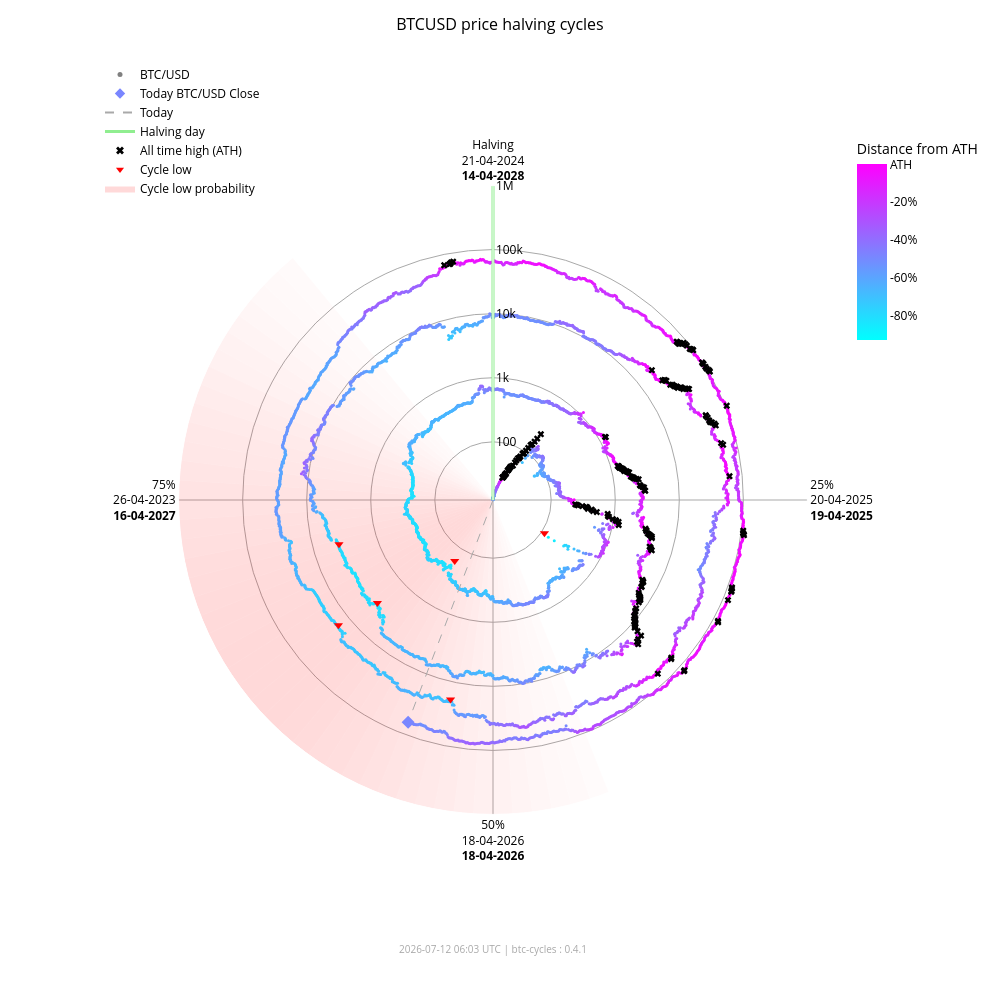

Write notebook code for a chart like this one.
### Markdown cell above
### Interactive chart (plotly)

### Code cell
fig_interactive = btc.plot(
    kind="interactive",
    from_date="2012-11-28",
)
# plotly config for interactivity
config = {"scrollZoom": True, "displayModeBar": True}
# display in notebook
fig_interactive.show(config=config)

### Figure 1 — Plotly figure (JSON) as saved in the notebook; plotly's stock layout.template omitted (floating-point values rounded to 4 significant figures; data arrays with more than 128 entries replaced by an {"elided": "..."} marker saying what was removed)
{"data": [{"fill": "toself", "fillcolor": "rgba(255,0,0,0.017168280509461755)", "hoverinfo": "skip", "line": {"width": 0}, "mode": "lines", "r": [12.35, 1000000, 1000000, 12.35, 12.35], "showlegend": false, "theta": [158.4, 158.4, 162.0, 162.0, 158.4], "type": "scatterpolar"}, {"fill": "toself", "fillcolor": "rgba(255,0,0,0.022114794501891175)", "hoverinfo": "skip", "line": {"width": 0}, "mode": "lines", "r": [12.35, 1000000, 1000000, 12.35, 12.35], "showlegend": false, "theta": [162.0, 162.0, 165.6, 165.6, 162.0], "type": "scatterpolar"}, {"fill": "toself", "fillcolor": "rgba(255,0,0,0.02790404259511669)", "hoverinfo": "skip", "line": {"width": 0}, "mode": "lines", "r": [12.35, 1000000, 1000000, 12.35, 12.35], "showlegend": false, "theta": [165.6, 165.6, 169.2, 169.2, 165.6], "type": "scatterpolar"}, {"fill": "toself", "fillcolor": "rgba(255,0,0,0.034518294852420334)", "hoverinfo": "skip", "line": {"width": 0}, "mode": "lines", "r": [12.35, 1000000, 1000000, 12.35, 12.35], "showlegend": false, "theta": [169.2, 169.2, 172.8, 172.8, 169.2], "type": "scatterpolar"}, {"fill": "toself", "fillcolor": "rgba(255,0,0,0.041901979682821514)", "hoverinfo": "skip", "line": {"width": 0}, "mode": "lines", "r": [12.35, 1000000, 1000000, 12.35, 12.35], "showlegend": false, "theta": [172.8, 172.8, 176.4, 176.4, 172.8], "type": "scatterpolar"}, {"fill": "toself", "fillcolor": "rgba(255,0,0,0.04996405861294358)", "hoverinfo": "skip", "line": {"width": 0}, "mode": "lines", "r": [12.35, 1000000, 1000000, 12.35, 12.35], "showlegend": false, "theta": [176.4, 176.4, 180.0, 180.0, 176.4], "type": "scatterpolar"}, {"fill": "toself", "fillcolor": "rgba(255,0,0,0.05858349692240514)", "hoverinfo": "skip", "line": {"width": 0}, "mode": "lines", "r": [12.35, 1000000, 1000000, 12.35, 12.35], "showlegend": false, "theta": [180.0, 180.0, 183.6, 183.6, 180.0], "type": "scatterpolar"}, {"fill": "toself", "fillcolor": "rgba(255,0,0,0.06761662035375064)", "hoverinfo": "skip", "line": {"width": 0}, "mode": "lines", "r": [12.35, 1000000, 1000000, 12.35, 12.35], "showlegend": false, "theta": [183.6, 183.6, 187.2, 187.2, 183.6], "type": "scatterpolar"}, {"fill": "toself", "fillcolor": "rgba(255,0,0,0.07690481219944661)", "hoverinfo": "skip", "line": {"width": 0}, "mode": "lines", "r": [12.35, 1000000, 1000000, 12.35, 12.35], "showlegend": false, "theta": [187.2, 187.2, 190.8, 190.8, 187.2], "type": "scatterpolar"}, {"fill": "toself", "fillcolor": "rgba(255,0,0,0.08628112000611096)", "hoverinfo": "skip", "line": {"width": 0}, "mode": "lines", "r": [12.35, 1000000, 1000000, 12.35, 12.35], "showlegend": false, "theta": [190.8, 190.8, 194.4, 194.4, 190.8], "type": "scatterpolar"}, {"fill": "toself", "fillcolor": "rgba(255,0,0,0.09557490841018089)", "hoverinfo": "skip", "line": {"width": 0}, "mode": "lines", "r": [12.35, 1000000, 1000000, 12.35, 12.35], "showlegend": false, "theta": [194.4, 194.4, 198.0, 198.0, 194.4], "type": "scatterpolar"}, {"fill": "toself", "fillcolor": "rgba(255,0,0,0.10461455782963762)", "hoverinfo": "skip", "line": {"width": 0}, "mode": "lines", "r": [12.35, 1000000, 1000000, 12.35, 12.35], "showlegend": false, "theta": [198.0, 198.0, 201.6, 201.6, 198.0], "type": "scatterpolar"}, {"fill": "toself", "fillcolor": "rgba(255,0,0,0.11322908719652829)", "hoverinfo": "skip", "line": {"width": 0}, "mode": "lines", "r": [12.35, 1000000, 1000000, 12.35, 12.35], "showlegend": false, "theta": [201.6, 201.6, 205.2, 205.2, 201.6], "type": "scatterpolar"}, {"fill": "toself", "fillcolor": "rgba(255,0,0,0.12125015337052986)", "hoverinfo": "skip", "line": {"width": 0}, "mode": "lines", "r": [12.35, 1000000, 1000000, 12.35, 12.35], "showlegend": false, "theta": [205.2, 205.2, 208.8, 208.8, 205.2], "type": "scatterpolar"}, {"fill": "toself", "fillcolor": "rgba(255,0,0,0.12851590515331976)", "hoverinfo": "skip", "line": {"width": 0}, "mode": "lines", "r": [12.35, 1000000, 1000000, 12.35, 12.35], "showlegend": false, "theta": [208.8, 208.8, 212.4, 212.4, 208.8], "type": "scatterpolar"}, {"fill": "toself", "fillcolor": "rgba(255,0,0,0.13487757461161184)", "hoverinfo": "skip", "line": {"width": 0}, "mode": "lines", "r": [12.35, 1000000, 1000000, 12.35, 12.35], "showlegend": false, "theta": [212.4, 212.4, 216.0, 216.0, 212.4], "type": "scatterpolar"}, {"fill": "toself", "fillcolor": "rgba(255,0,0,0.14020862181849592)", "hoverinfo": "skip", "line": {"width": 0}, "mode": "lines", "r": [12.35, 1000000, 1000000, 12.35, 12.35], "showlegend": false, "theta": [216.0, 216.0, 219.6, 219.6, 216.0], "type": "scatterpolar"}, {"fill": "toself", "fillcolor": "rgba(255,0,0,0.14441504950654527)", "hoverinfo": "skip", "line": {"width": 0}, "mode": "lines", "r": [12.35, 1000000, 1000000, 12.35, 12.35], "showlegend": false, "theta": [219.6, 219.6, 223.2, 223.2, 219.6], "type": "scatterpolar"}, {"fill": "toself", "fillcolor": "rgba(255,0,0,0.14744459351271713)", "hoverinfo": "skip", "line": {"width": 0}, "mode": "lines", "r": [12.35, 1000000, 1000000, 12.35, 12.35], "showlegend": false, "theta": [223.2, 223.2, 226.8, 226.8, 223.2], "type": "scatterpolar"}, {"fill": "toself", "fillcolor": "rgba(255,0,0,0.14929223192296423)", "hoverinfo": "skip", "line": {"width": 0}, "mode": "lines", "r": [12.35, 1000000, 1000000, 12.35, 12.35], "showlegend": false, "theta": [226.8, 226.8, 230.4, 230.4, 226.8], "type": "scatterpolar"}, {"fill": "toself", "fillcolor": "rgba(255,0,0,0.15)", "hoverinfo": "skip", "line": {"width": 0}, "mode": "lines", "r": [12.35, 1000000, 1000000, 12.35, 12.35], "showlegend": false, "theta": [230.4, 230.4, 234.0, 234.0, 230.4], "type": "scatterpolar"}, {"fill": "toself", "fillcolor": "rgba(255,0,0,0.14965033825231114)", "hoverinfo": "skip", "line": {"width": 0}, "mode": "lines", "r": [12.35, 1000000, 1000000, 12.35, 12.35], "showlegend": false, "theta": [234.0, 234.0, 237.6, 237.6, 234.0], "type": "scatterpolar"}, {"fill": "toself", "fillcolor": "rgba(255,0,0,0.14835378057909807)", "hoverinfo": "skip", "line": {"width": 0}, "mode": "lines", "r": [12.35, 1000000, 1000000, 12.35, 12.35], "showlegend": false, "theta": [237.6, 237.6, 241.2, 241.2, 237.6], "type": "scatterpolar"}, {"fill": "toself", "fillcolor": "rgba(255,0,0,0.14623322283554635)", "hoverinfo": "skip", "line": {"width": 0}, "mode": "lines", "r": [12.35, 1000000, 1000000, 12.35, 12.35], "showlegend": false, "theta": [241.2, 241.2, 244.8, 244.8, 241.2], "type": "scatterpolar"}, {"fill": "toself", "fillcolor": "rgba(255,0,0,0.1434078538226231)", "hoverinfo": "skip", "line": {"width": 0}, "mode": "lines", "r": [12.35, 1000000, 1000000, 12.35, 12.35], "showlegend": false, "theta": [244.8, 244.8, 248.4, 248.4, 244.8], "type": "scatterpolar"}, {"fill": "toself", "fillcolor": "rgba(255,0,0,0.13997983179373427)", "hoverinfo": "skip", "line": {"width": 0}, "mode": "lines", "r": [12.35, 1000000, 1000000, 12.35, 12.35], "showlegend": false, "theta": [248.4, 248.4, 252.0, 252.0, 248.4], "type": "scatterpolar"}, {"fill": "toself", "fillcolor": "rgba(255,0,0,0.13602598258454268)", "hoverinfo": "skip", "line": {"width": 0}, "mode": "lines", "r": [12.35, 1000000, 1000000, 12.35, 12.35], "showlegend": false, "theta": [252.0, 252.0, 255.6, 255.6, 252.0], "type": "scatterpolar"}, {"fill": "toself", "fillcolor": "rgba(255,0,0,0.13159547355344953)", "hoverinfo": "skip", "line": {"width": 0}, "mode": "lines", "r": [12.35, 1000000, 1000000, 12.35, 12.35], "showlegend": false, "theta": [255.6, 255.6, 259.2, 259.2, 255.6], "type": "scatterpolar"}, {"fill": "toself", "fillcolor": "rgba(255,0,0,0.12671301775492697)", "hoverinfo": "skip", "line": {"width": 0}, "mode": "lines", "r": [12.35, 1000000, 1000000, 12.35, 12.35], "showlegend": false, "theta": [259.2, 259.2, 262.8, 262.8, 259.2], "type": "scatterpolar"}, {"fill": "toself", "fillcolor": "rgba(255,0,0,0.12138610149219965)", "hoverinfo": "skip", "line": {"width": 0}, "mode": "lines", "r": [12.35, 1000000, 1000000, 12.35, 12.35], "showlegend": false, "theta": [262.8, 262.8, 266.4, 266.4, 262.8], "type": "scatterpolar"}, {"fill": "toself", "fillcolor": "rgba(255,0,0,0.1156142551644921)", "hoverinfo": "skip", "line": {"width": 0}, "mode": "lines", "r": [12.35, 1000000, 1000000, 12.35, 12.35], "showlegend": false, "theta": [266.4, 266.4, 270.0, 270.0, 266.4], "type": "scatterpolar"}, {"fill": "toself", "fillcolor": "rgba(255,0,0,0.10939851441251548)", "hoverinfo": "skip", "line": {"width": 0}, "mode": "lines", "r": [12.35, 1000000, 1000000, 12.35, 12.35], "showlegend": false, "theta": [270.0, 270.0, 273.6, 273.6, 270.0], "type": "scatterpolar"}, {"fill": "toself", "fillcolor": "rgba(255,0,0,0.10274974912946185)", "hoverinfo": "skip", "line": {"width": 0}, "mode": "lines", "r": [12.35, 1000000, 1000000, 12.35, 12.35], "showlegend": false, "theta": [273.6, 273.6, 277.2, 277.2, 273.6], "type": "scatterpolar"}, {"fill": "toself", "fillcolor": "rgba(255,0,0,0.09569517349791425)", "hoverinfo": "skip", "line": {"width": 0}, "mode": "lines", "r": [12.35, 1000000, 1000000, 12.35, 12.35], "showlegend": false, "theta": [277.2, 277.2, 280.8, 280.8, 277.2], "type": "scatterpolar"}, {"fill": "toself", "fillcolor": "rgba(255,0,0,0.08828282625646727)", "hoverinfo": "skip", "line": {"width": 0}, "mode": "lines", "r": [12.35, 1000000, 1000000, 12.35, 12.35], "showlegend": false, "theta": [280.8, 280.8, 284.4, 284.4, 280.8], "type": "scatterpolar"}, {"fill": "toself", "fillcolor": "rgba(255,0,0,0.08058400018765345)", "hoverinfo": "skip", "line": {"width": 0}, "mode": "lines", "r": [12.35, 1000000, 1000000, 12.35, 12.35], "showlegend": false, "theta": [284.4, 284.4, 288.0, 288.0, 284.4], "type": "scatterpolar"}, {"fill": "toself", "fillcolor": "rgba(255,0,0,0.07269354608292704)", "hoverinfo": "skip", "line": {"width": 0}, "mode": "lines", "r": [12.35, 1000000, 1000000, 12.35, 12.35], "showlegend": false, "theta": [288.0, 288.0, 291.6, 291.6, 288.0], "type": "scatterpolar"}, {"fill": "toself", "fillcolor": "rgba(255,0,0,0.06472784449068783)", "hoverinfo": "skip", "line": {"width": 0}, "mode": "lines", "r": [12.35, 1000000, 1000000, 12.35, 12.35], "showlegend": false, "theta": [291.6, 291.6, 295.2, 295.2, 291.6], "type": "scatterpolar"}, {"fill": "toself", "fillcolor": "rgba(255,0,0,0.05682021976743955)", "hoverinfo": "skip", "line": {"width": 0}, "mode": "lines", "r": [12.35, 1000000, 1000000, 12.35, 12.35], "showlegend": false, "theta": [295.2, 295.2, 298.8, 298.8, 295.2], "type": "scatterpolar"}, {"fill": "toself", "fillcolor": "rgba(255,0,0,0.04911378436707333)", "hoverinfo": "skip", "line": {"width": 0}, "mode": "lines", "r": [12.35, 1000000, 1000000, 12.35, 12.35], "showlegend": false, "theta": [298.8, 298.8, 302.4, 302.4, 298.8], "type": "scatterpolar"}, {"fill": "toself", "fillcolor": "rgba(255,0,0,0.04175213714896469)", "hoverinfo": "skip", "line": {"width": 0}, "mode": "lines", "r": [12.35, 1000000, 1000000, 12.35, 12.35], "showlegend": false, "theta": [302.4, 302.4, 306.0, 306.0, 302.4], "type": "scatterpolar"}, {"fill": "toself", "fillcolor": "rgba(255,0,0,0.034868865657538876)", "hoverinfo": "skip", "line": {"width": 0}, "mode": "lines", "r": [12.35, 1000000, 1000000, 12.35, 12.35], "showlegend": false, "theta": [306.0, 306.0, 309.6, 309.6, 306.0], "type": "scatterpolar"}, {"fill": "toself", "fillcolor": "rgba(255,0,0,0.02857722515334582)", "hoverinfo": "skip", "line": {"width": 0}, "mode": "lines", "r": [12.35, 1000000, 1000000, 12.35, 12.35], "showlegend": false, "theta": [309.6, 309.6, 313.2, 313.2, 309.6], "type": "scatterpolar"}, {"fill": "toself", "fillcolor": "rgba(255,0,0,0.022961515313555197)", "hoverinfo": "skip", "line": {"width": 0}, "mode": "lines", "r": [12.35, 1000000, 1000000, 12.35, 12.35], "showlegend": false, "theta": [313.2, 313.2, 316.8, 316.8, 313.2], "type": "scatterpolar"}, {"fill": "toself", "fillcolor": "rgba(255,0,0,0.01807146942917362)", "hoverinfo": "skip", "line": {"width": 0}, "mode": "lines", "r": [12.35, 1000000, 1000000, 12.35, 12.35], "showlegend": false, "theta": [316.8, 316.8, 320.4, 320.4, 316.8], "type": "scatterpolar"}, {"hoverinfo": "text", "marker": {"color": {"elided": "4975 str values"}, "size": 3}, "mode": "markers", "r": {"elided": "4975 float values"}, "showlegend": false, "text": {"elided": "4975 str values"}, "theta": {"elided": "4975 float values"}, "type": "scatterpolar"}, {"hoverinfo": "skip", "line": {"color": "lightgreen", "width": 3}, "mode": "lines", "r": [12.35, 1000000], "showlegend": false, "theta": [0, 0], "type": "scatterpolar"}, {"hoverinfo": "skip", "line": {"color": "darkgrey", "dash": "dash", "width": 1}, "mode": "lines", "r": [12.35, 63880.0], "showlegend": false, "theta": [200.9, 200.9], "type": "scatterpolar"}, {"hoverinfo": "text", "marker": {"color": "#7986ff", "size": 10, "symbol": "diamond"}, "mode": "markers", "r": [63880.0], "showlegend": false, "text": ["Today<br>Date: 2026-07-12<br>Price: $63,876.35"], "theta": [200.9], "type": "scatterpolar"}, {"hoverinfo": "text", "marker": {"color": "black", "size": 6, "symbol": "x"}, "mode": "markers", "r": {"elided": "195 float values"}, "showlegend": false, "text": {"elided": "195 str values"}, "theta": {"elided": "195 float values"}, "type": "scatterpolar"}, {"hoverinfo": "text", "marker": {"color": "red", "size": 8, "symbol": "triangle-down"}, "mode": "markers", "r": [111.6, 164.9, 3233.0, 3925.0, 18950.0, 15760.0], "showlegend": false, "text": ["Cycle Low<br>Date: 2014-02-21<br>Price: $111.56<br>ATH distance: -91.0%", "Cycle Low<br>Date: 2015-01-14<br>Price: $164.92<br>ATH distance: -86.7%", "Cycle Low<br>Date: 2018-12-15<br>Price: $3,232.51<br>ATH distance: -83.3%", "Cycle Low<br>Date: 2019-03-25<br>Price: $3,924.55<br>ATH distance: -79.7%", "Cycle Low<br>Date: 2022-06-18<br>Price: $18,954.25<br>ATH distance: -71.9%", "Cycle Low<br>Date: 2022-11-21<br>Price: $15,760.19<br>ATH distance: -76.7%"], "theta": [122.8, 212.1, 228.3, 254.0, 192.0, 231.0], "type": "scatterpolar"}, {"marker": {"color": "grey", "size": 5}, "mode": "markers", "name": "BTC/USD", "r": [null], "theta": [null], "type": "scatterpolar"}, {"marker": {"color": "#7986ff", "size": 8, "symbol": "diamond"}, "mode": "markers", "name": "Today BTC/USD Close", "r": [null], "theta": [null], "type": "scatterpolar"}, {"line": {"color": "darkgrey", "dash": "dash"}, "mode": "lines", "name": "Today", "r": [null], "theta": [null], "type": "scatterpolar"}, {"line": {"color": "lightgreen", "width": 3}, "mode": "lines", "name": "Halving day", "r": [null], "theta": [null], "type": "scatterpolar"}, {"marker": {"color": "black", "size": 7, "symbol": "x"}, "mode": "markers", "name": "All time high (ATH)", "r": [null], "theta": [null], "type": "scatterpolar"}, {"marker": {"color": "red", "size": 7, "symbol": "triangle-down"}, "mode": "markers", "name": "Cycle low", "r": [null], "theta": [null], "type": "scatterpolar"}, {"fill": "toself", "fillcolor": "rgba(255,0,0,0.15)", "line": {"width": 0}, "mode": "lines", "name": "Cycle low probability", "r": [null], "theta": [null], "type": "scatterpolar"}, {"hoverinfo": "skip", "marker": {"cmax": 0, "cmin": -0.9307, "color": [0], "colorbar": {"len": 0.25, "ticktext": ["ATH", "-20%", "-40%", "-60%", "-80%", "-100%"], "tickvals": [0, -0.2, -0.4, -0.6, -0.8, -1.0], "title": {"text": "Distance from ATH"}, "x": 0.95, "y": 0.92, "yanchor": "top"}, "colorscale": {"elided": "256x2 mixed values"}, "showscale": true, "size": 0}, "mode": "markers", "r": [null], "showlegend": false, "theta": [null], "type": "scatterpolar"}], "layout": {"annotations": [{"font": {"color": "darkgrey", "size": 10}, "showarrow": false, "text": "2026-07-12 06:03 UTC | btc-cycles : 0.4.1", "x": 0.5, "xref": "paper", "y": -0.02, "yref": "paper"}], "font": {"color": "black"}, "height": 1000, "legend": {"bgcolor": "rgba(0,0,0,0)", "font": {"color": "black"}, "x": 0.0, "y": 1.0}, "margin": {"b": 60, "l": 100, "r": 80, "t": 60}, "paper_bgcolor": "white", "plot_bgcolor": "white", "polar": {"angularaxis": {"color": "black", "direction": "clockwise", "gridcolor": "darkgrey", "rotation": 90, "ticktext": ["Halving<br>21-04-2024<br><b>14-04-2028</b>", "25%<br>20-04-2025<br><b>19-04-2025</b>", "50%<br>18-04-2026<br><b>18-04-2026</b>", "75%<br>26-04-2023<br><b>16-04-2027</b>"], "tickvals": [0, 90, 180, 270]}, "bgcolor": "white", "domain": {"x": [0.1, 0.9], "y": [0.05, 0.95]}, "radialaxis": {"angle": 90, "color": "black", "gridcolor": "darkgrey", "range": [1.092, 6.0], "tickangle": 90, "ticktext": ["100", "1k", "10k", "100k", "1M"], "tickvals": [100, 1000, 10000, 100000, 1000000], "type": "log"}}, "title": {"font": {"color": "black", "size": 16}, "text": "BTCUSD price halving cycles", "x": 0.5}, "width": 1000}}
